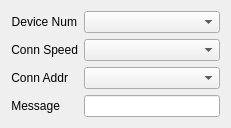
  <widget class="QWidget" name="formLayoutWidget">
   <property name="geometry">
    <rect>
     <x>790</x>
     <y>50</y>
     <width>231</width>
     <height>100</height>
    </rect>
   </property>
   <layout class="QFormLayout" name="ConnForm">
    <item row="1" column="1">
     <widget class="QComboBox" name="ConnSpeed_Combo"/>
    </item>
    <item row="2" column="1">
     <widget class="QComboBox" name="ConnAddr_Combo"/>
    </item>
    <item row="3" column="1">
     <widget class="QLineEdit" name="ConnMsg_LineEdit"/>
    </item>
    <item row="1" column="0">
     <widget class="QLabel" name="ConnSpeed_Label">
      <property name="text">
       <string>Conn Speed</string>
      </property>
      <property name="alignment">
       <set>Qt::AlignRight|Qt::AlignTrailing|Qt::AlignVCenter</set>
      </property>
     </widget>
    </item>
    <item row="2" column="0">
     <widget class="QLabel" name="ConnAddr_Label">
      <property name="text">
       <string>Conn Addr</string>
      </property>
      <property name="alignment">
       <set>Qt::AlignRight|Qt::AlignTrailing|Qt::AlignVCenter</set>
      </property>
     </widget>
    </item>
    <item row="3" column="0">
     <widget class="QLabel" name="ConnMsg_Label">
      <property name="text">
       <string>Message</string>
      </property>
      <property name="alignment">
       <set>Qt::AlignRight|Qt::AlignTrailing|Qt::AlignVCenter</set>
      </property>
     </widget>
    </item>
    <item row="0" column="0">
     <widget class="QLabel" name="ConnDevice_Label">
      <property name="text">
       <string>Device Num</string>
      </property>
      <property name="alignment">
       <set>Qt::AlignRight|Qt::AlignTrailing|Qt::AlignVCenter</set>
      </property>
     </widget>
    </item>
    <item row="0" column="1">
     <widget class="QComboBox" name="ConnDeviceNum_Combo"/>
    </item>
   </layout>
  </widget>
